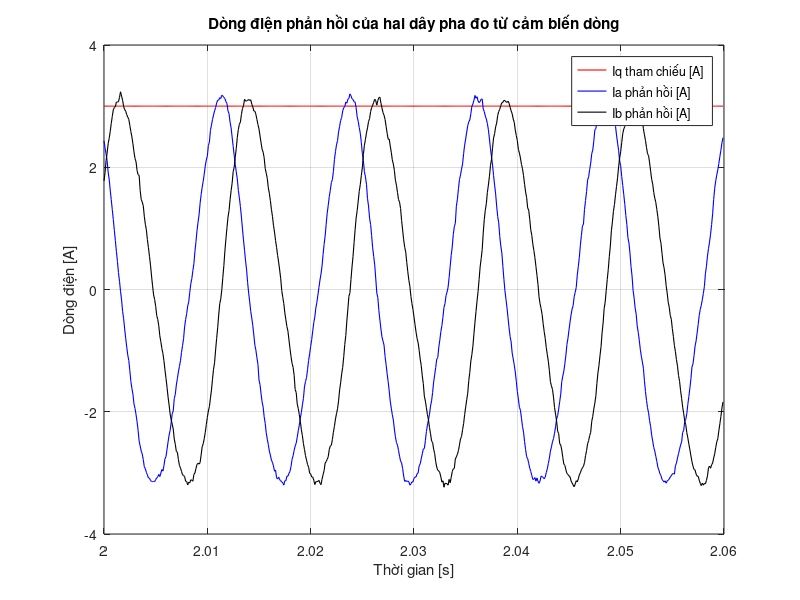

This chart was generated by the following MATLAB code:
close all;

A=load('template1.txt');
x=2:0.0001:(2.2-0.0001*1401);
y1=A(1:600,1)/1000;
y2=A(1:600,2)/1000;
b=max(y2);
c=min(y2);
y3=A(1:600,3)/1000;
%y4=A([0 1000],4)/1000;
% figure(1)
% plot(x,y1);
% hold on;
% plot(x,y2);
% plot(x,y3);
% title('Feedback Current Of 2 Phase');
% xlabel('Time [ms]');
% ylabel('Feedback Current [rad]');
% legend('Iq [A]','Ia [A]','Ib [A]');
% grid on;
max2=max(y2); min2=min(y2);
if (max2>-min(y2))
y2_shift=y2-(max2+min2)/2;
else
y2_shift=y2+(max2+min2)/2;
end
y2_shift=y2_shift/max2*3.3;

max3=max(y3); min3=min(y3);
if (max3>-min(y3))
y3_shift=y3-(max3+min3)/2;
else
y3_shift=y3+(max3+min3)/2;
end
y3_shift=y3_shift/max3*3.3;

figure(2)
plot(x,y1, '-r', 'LineWidth', 0.8);
hold on;
plot(x,y2_shift, '-b', 'LineWidth', 0.8);
plot(x,y3_shift, '-black', 'LineWidth', 0.8);
title('Dòng điện phản hồi của hai dây pha đo từ cảm biến dòng');
xlabel('Thời gian [s]');
ylabel('Dòng điện [A]');
legend('Iq tham chiếu [A]','Ia phản hồi [A]','Ib phản hồi [A]');
grid on;

hold off;
